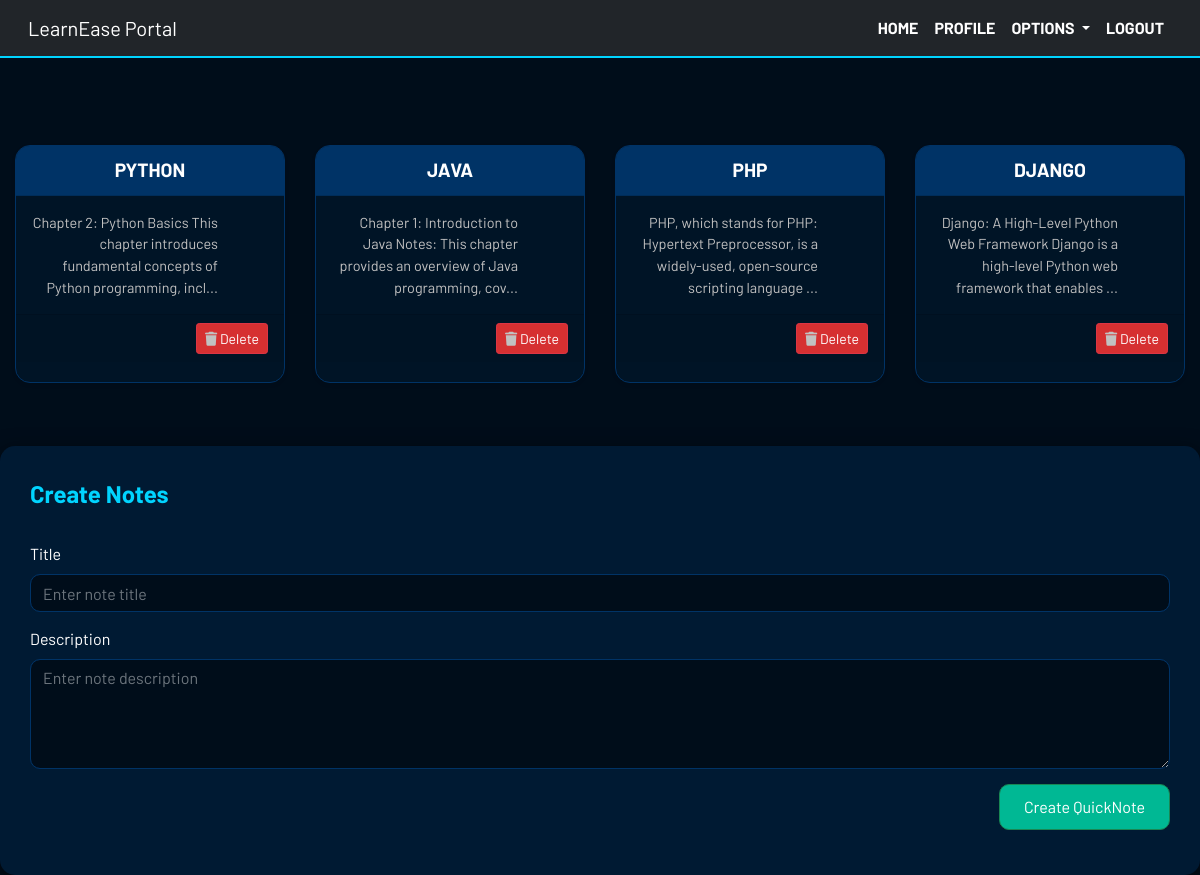
Screenshot of /notes/ (signed in) with the database file from the repository.
### dashboard/models.py (models this page shows, shortened)
class Notes(models.Model):
    user = models.ForeignKey(User, on_delete=models.CASCADE)
    title = models.CharField(max_length=200)
    description = models.TextField()
    class Meta:
        verbose_name = "notes"
        verbose_name_plural = "notes"

### dashboard/views.py (the view)
# urls.py: path('notes/',views.notes, name="notes"),
@login_required
def notes(request):
    if request.method == "POST":
        form = NotesForm(request.POST)
        if form.is_valid():
            notes = Notes(user=request.user,title=request.POST['title'],description=request.POST['description'])
            notes.save()
        messages.success(request,f"Notes Added from {request.user.username} Successfully!")
    else:
        form = NotesForm()
    notes = Notes.objects.filter(user=request.user)
    context = {'notes':notes, 'form':form}
    return render(request,'dashboard/notes.html',context)

### dashboard/forms.py
class NotesForm(forms.ModelForm):
    class Meta:
        model = Notes
        fields = ['title', 'description']

### dashboard/templates/dashboard/notes.html (shortened to what this page needs)
{% extends 'dashboard/base.html' %}
{% load static %}
{% block content %}
<!DOCTYPE html>
<html lang="en">
<head>
    <link rel="stylesheet" href="https://cdnjs.cloudflare.com/ajax/libs/font-awesome/6.0.0-beta3/css/all.min.css">
    <link rel="stylesheet" href="https://cdnjs.cloudflare.com/ajax/libs/bootstrap/5.1.3/css/bootstrap.min.css">
</head>
<body>
    <div class="container my-4">
        <div class="row gy-4">
            {% for note in notes %}
            <div class="col-md-3">
                <a href="{% url 'notes-detail' note.id %}" class="text-decoration-none">
                    <div class="card shadow-sm h-100">
                        <div class="card-header">{{note.title}}</div>
                        <div class="card-body">
                            <p class="card-text">
                                {{note.description|slice:"0:100"}}...
                            </p>
                        </div>
                        <div class="card-footer d-flex justify-content-end align-items-center">
                            <a href="{% url 'delete-note' note.id %}" class="btn btn-danger btn-sm">
                                <i class="fa fa-trash"></i> Delete
                            </a>
                        </div>
                    </div>
                </a>
            </div>
            {% endfor %}
        </div>
    </div>
    <div class="container my-5 form-container">
        <form method="POST">
            <fieldset class="form-group">
                <legend>Create Notes</legend>
            </fieldset>
            <div class="form-group">
                <label for="noteTitle" class="form-label">Title</label>
                <input type="text" id="noteTitle" name="title" class="form-control" placeholder="Enter note title" required>
            </div>
            <div class="form-group">
                <label for="noteDescription" class="form-label">Description</label>
                <textarea id="noteDescription" name="description" class="form-control" rows="4" placeholder="Enter note description" required></textarea>
            </div>
            <div class="form-group text-end">
                <button type="submit" class="btn btn-success px-4">Create QuickNote</button>
            </div>
        </form>
    </div>
</body>
</html>
{% endblock content %}

### static/css/main.css (style rules this page uses)
html { scroll-behavior: smooth; height: 100%; width: 100%; }
body { background-color: #000d1a; color: #f0f0f0; font-family: Barlow, Quicksand, Rubik, sans-serif, serif, 'Times New Roman', Times, serif !important; margin: 0; padding: 0; overflow-x: hidden; }
.card { box-shadow: 0 4px 10px rgba(0, 0, 0, 0.2); background-color: #081b29; border-radius: 10px; margin-bottom: 20px; overflow: hidden; transition: transform 0.3s ease; }
.card-header { background-color: #152b42; color: #00d4ff; font-size: 20px; padding: 15px; text-align: center; text-transform: uppercase; }
.card p { text-align: right; margin-right: 50px; color: #c1c1c1; line-height: 1.5; }
.fa { color: #c1c1c1; }

### dashboard/templates/dashboard/notes.html (style rules this page uses)
body { background-color: #000d1a; color: #ffffff; font-family: 'Roboto', sans-serif; }
.container { max-width: 1200px; }
.card { background-color: #001426; border: 1px solid #003366; border-radius: 15px; color: #ffffff; transition: transform 0.3s ease, box-shadow 0.3s ease; }
.card-header { font-size: 1.2rem; font-weight: bold; text-align: center; background-color: #003366; color: #ffffff; padding: 10px; border-radius: 15px 15px 0 0; }
.card-body { font-size: 0.9rem; line-height: 1.5; color: #b0c4de; }
.form-container { background-color: #001a33; padding: 30px; border-radius: 15px; box-shadow: 0 5px 20px rgba(0, 0, 0, 0.6); }
form { font-size: 1rem; }
legend { font-size: 1.5rem; font-weight: bold; color: #00d4ff; margin-bottom: 15px; }
.form-control { background-color: #000d1a; color: #ffffff; border: 1px solid #003366; border-radius: 10px; }
.form-group { margin-bottom: 15px; }
.btn-success { background-color: #00b894; color: #ffffff; padding: 10px 20px; border-radius: 10px; transition: background-color 0.3s ease, transform 0.3s ease; }
.row.gy-4 .col-md-3 { padding: 15px; }
.btn-danger { background-color: #d63031; color: #ffffff; }

### rows the page displays
Notes: title "PYTHON", description "Chapter 2: Python Basics This chapter introduces fundamental concepts of Python programming, incl"
Notes: title "JAVA", description "Chapter 1: Introduction to Java Notes: This chapter provides an overview of Java programming, cov"
Notes: title "PHP", description "PHP, which stands for PHP: Hypertext Preprocessor, is a widely-used, open-source scripting language"
Notes: title "DJANGO", description "Django: A High-Level Python Web Framework Django is a high-level Python web framework that enables"
